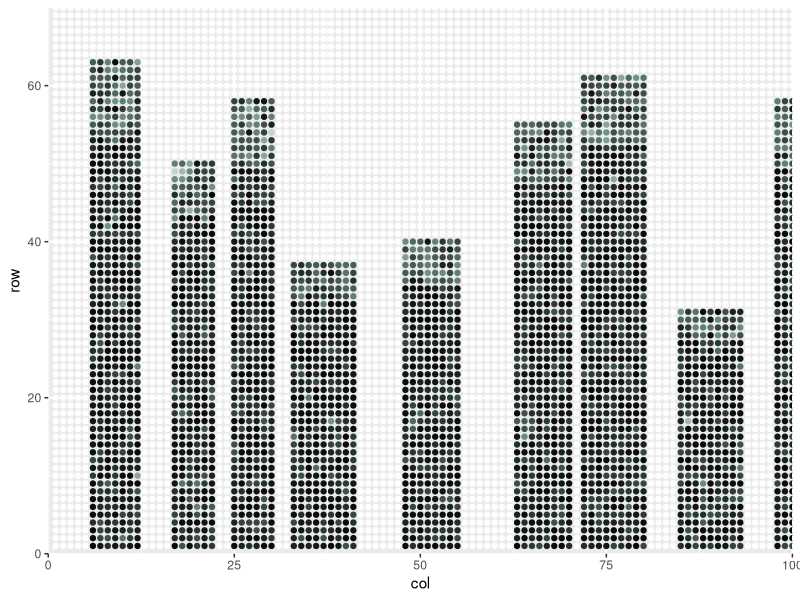

Source code (R):
# https://www.tylerxhobbs.com/works/untitled-cityscape
library(tidyverse)
pallete <- c(
  "white",
  "#2144B6",
  "#F76C49",
  "#6F9283"
)

gradient <- c(
  "#E8EDEB",
  "#DCE5E1", "#D0DCD7", "#C5D3CD",
  "#B9CAC3", "#AEC2B9", "#A2B9AF",
  "#96B0A5", "#8BA79B", "#7F9F91", 
  "#6F9283", "#698C7D", "#608072",
  "#587468", "#4F695E", "#465D53", 
  "#3D5149", "#35463E", "#2C3A34",
  "#232F2A", "#1A231F", "#121715", 
  "#090C0A"
)


canvas_width <- 100
canvas_height <- 70
min_bwidth <- 5
max_bwidth <- 10
min_bheight <- 20
max_bheight <- 70
n_builds <- 10
canvas_limits <- coord_cartesian(
  xlim = c(0, canvas_width),
  ylim = c(0, canvas_height),
  expand = FALSE
)


set.seed(10)
builds <- tibble(
  build_id = seq_len(n_builds),
  space_between = ((rnorm(n_builds) + 1) * 5) |> abs(),
  build_height = runif(n_builds, min = min_bheight, max = max_bheight),
  build_width = runif(n_builds, min = min_bwidth, max = max_bwidth)
)  %>% 
  mutate(
    xend = cumsum(build_width + space_between),
    xstart = xend - build_width,
    y = build_height
  )


get_building <- function(grid, builds) {
  builds_vec <- vector("list", nrow(canvas))
  for (i in seq_len(nrow(builds))) {
    build_as_list <- builds[i, ] |> as.list()
    test <- (
      grid$col >= build_as_list$xstart
      & grid$col <= build_as_list$xend
      & grid$row <= build_as_list$build_height
    )
    builds_to_add <- map(seq_len(sum(test)), \(x) build_as_list)
    builds_vec[test] <- builds_to_add
  }
  grid$build <- builds_vec
  grid$have_build <- map_lgl(grid$build, function(x) !is.null(x))
  return(grid)
}


canvas <- tibble(
  col = rep(seq_len(canvas_width), each = canvas_height),
  row = rep(seq_len(canvas_height), times = canvas_width),
)
canvas <- get_building(canvas, builds)


calc_gradient_probs <- function(yp, probs) {
  n <- length(probs)
  invert_pos <- if (floor(yp * n) > 0) floor(yp * n) else 1L
  factors <- vector("integer", length = n)
  count <- 2L
  for (i in seq_len(n)) {
    if (i >= invert_pos) {
      factors[i] <- i - count
      count <- count + 2L
      next
    }
    factors[i] <- i
  }
  
  factors <- rev(factors) ^ 2
  factors <- factors / max(factors)
  return(probs * factors)
}


sample_color <- function(x, y, build) {
  if (is.null(build)) {
    return("white")
  }
  
  xp <- (x - build$xstart) / (build$xend - build$xstart)
  yp <- y / build$build_height
  cumprobs <- gradient |> seq_along() |> cumsum()
  cumprobs <- cumprobs ^ 3
  probs <- cumprobs * (1 / (cumprobs |> sum()))
  if (yp >= 0.85) {
    probs <- calc_gradient_probs(yp, probs)
  } else {
    probs[(length(probs) - 6):length(probs)] <- probs[(length(probs) - 6):length(probs)] * 6
  }
  
  return(sample(
    gradient,
    1L,
    prob = probs
  ))
}


canvas <- canvas %>% 
  mutate(
    pcolor = pmap_chr(list(col, row, build), sample_color)
  )



canvas %>% 
  ggplot() +
  geom_point(
    aes(x = col, y = row, color = pcolor)
  ) +
  scale_color_identity() +
  canvas_limits







